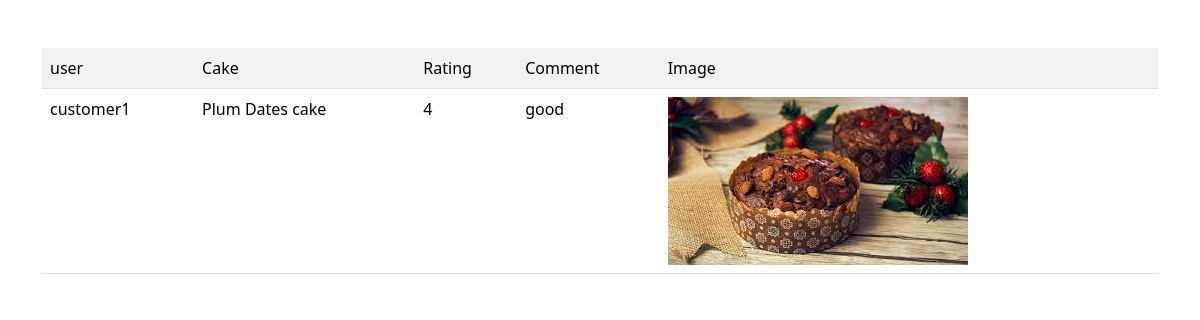
The app's page /cake/reviews (signed in) with its own data.
### cakeapp/models.py (models this page shows, shortened)
class Reviews(models.Model):
    user=models.ForeignKey(User,on_delete=models.CASCADE)
    cake=models.ForeignKey(Cakes,null=True,on_delete=models.SET_NULL)
    rating=models.PositiveIntegerField(validators=[MinValueValidator(1),MaxValueValidator(5)])
    comment=models.CharField(max_length=300)

class User(AbstractUser):
    phone=models.CharField(max_length=100,unique=True)
    address=models.CharField(max_length=200)

class Cakes(models.Model):
    name=models.CharField(max_length=200)
    Category=models.ForeignKey(Category,on_delete=models.CASCADE)
    options=(
        ('choclate','choclate'),
        ('black forest','black forest'),
        ('red velvet','red velvet'),
        ('butter  scotch','butter scotch'),
        ('vanilla','vanilla'),
        ('pineapple','pineapple'),
        ('dates','dates'),
        ('non-alcoholic','non-alcoholic'),
        ('dry-fruits','dry-fruits'),
        ('mixed-fruits','mixed-fruits'),
        ('blueberry','blueberry'),
        ('strawberry','strawberry')
    )
    flavour=models.CharField(max_length=200,choices=options,default="choclate")
    image=models.ImageField(upload_to="images")
    def __str__(self):
        return self.name

### cakeapp/views.py (the view)
# urls.py: path("cake/reviews",ReviewView.as_view(), name="review"),
@method_decorator(decs,name="dispatch")
class ReviewView(ListView):
    template_name="cake/review.html"
    model=Reviews
    context_object_name="review"

### cakeapp/views.py (called while the page is built)
def signin_required(fn):
    def wrapper(request,*args,**kwargs):
        if not request.user.is_authenticated:
            messages.error(request,"invalid session!!!")
            return redirect("signin")
        else:
            return fn(request,*args,**kwargs)
    return wrapper

def is_admin(fn):
    def wrapper(request,*args,**Kwargs):
        if not request.user.is_superuser:
            messages.error(request,"permission denied for current user !!!")
            return redirect("signin")
        else:
           return fn(request,*args,**Kwargs)
    return wrapper

### cakeapp/templates/cake/review.html
{% extends "cake/base.html" %}
{% block body_block%}
<div class="container mt-5">
<table class="table table-striped ">
    <tr>
        <td>user</td>
        <td>Cake</td>
        <td>Rating</td>
        <td>Comment</td>
        <td>Image</td>
    </tr>
    {% for r in review%}
    <tr>
        <td>{{r.user}}</td>
        <td>{{r.cake}}</td>
        <td>{{r.rating}}</td>
        <td>{{r.comment}}</td>
        <td><img src="{{r.cake.image.url}}" alt=""></td>
    </tr>
    {%endfor%}
</table>
</div>
{%endblock%}

### records on screen
Reviews: user "customer1", cake "Plum Dates cake", rating "4", comment "good", cake.image (picture)
